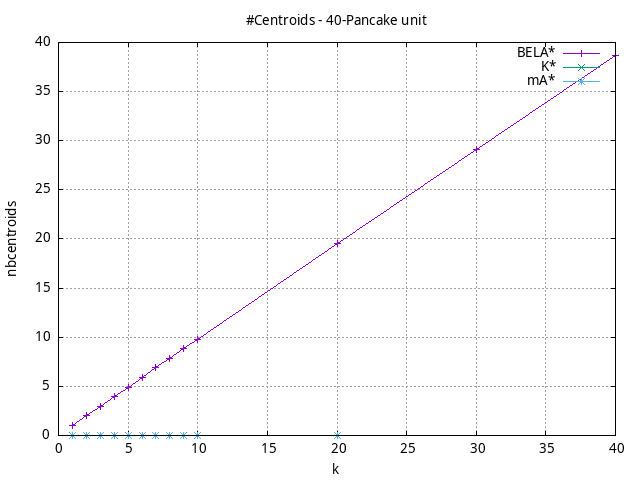

Source code (gnuplot):
#!/usr/bin/gnuplot
# -*- coding: utf-8 -*-
#
# results/n-pancake/unit/40/40pancake.heuristic.nbcentroids.gnuplot
#
# Started on 04/11/2024 16:45:03
# Author: Carlos Linares López
set grid
set xlabel "k"
set ylabel "nbcentroids"

set title "#Centroids - 40-Pancake unit"

set terminal png enhanced font "Ariel,10"
set output '40pancake.heuristic.nbcentroids.png'

plot "-" title "BELA*"      with linesp, "-" title "K*"      with linesp, "-" title "mA*"      with linesp

	1 1.0
	2 1.99
	3 2.98
	4 3.95
	5 4.93
	6 5.9
	7 6.88
	8 7.85
	9 8.83
	10 9.78
	20 19.52
	30 29.1
	40 38.69
end
	1 0.0
end
	1 0.0
	2 0.0
	3 0.0
	4 0.0
	5 0.0
	6 0.0
	7 0.0
	8 0.0
	9 0.0
	10 0.0
	20 0.0
end
